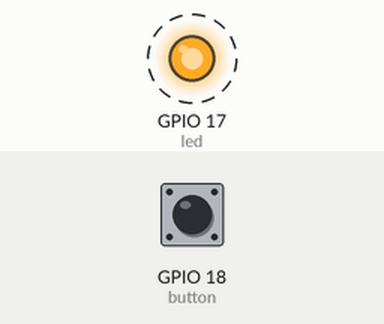
Recording of a program running on a simulated Raspberry Pi (BCM pin numbers). Parts: output pins drawn as LEDs (lit = HIGH). Dashed ring = blinking. Inputs (shaded band) come from the test bench; at power-on: GPIO 18 (button) HIGH.

Above: at 0.5 s.
Timing chart, 0 to 4.6 s (numbered marks = the images above):
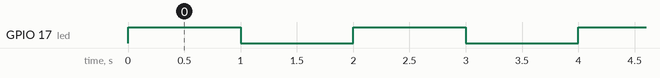

Measured:
- by itself, GPIO 17 (led): alternates HIGH for 1.0 s and LOW for 1.0 s

The program:

LED_Blink.py
```python
#pip install gpiozero
from gpiozero import LED, Button
from time import sleep

# Initialize an LED on GPIO pin 17
led = LED(17)

# Initialize a Button on GPIO pin 18
button = Button(18)

# Blink the LED
while True:
    led.toggle()
    sleep(1)

# Detect button press
def on_button_pressed():
    print("Button Pressed")

def on_button_released():
    print("Button Released")

button.when_pressed = on_button_pressed
button.when_released = on_button_released
```
